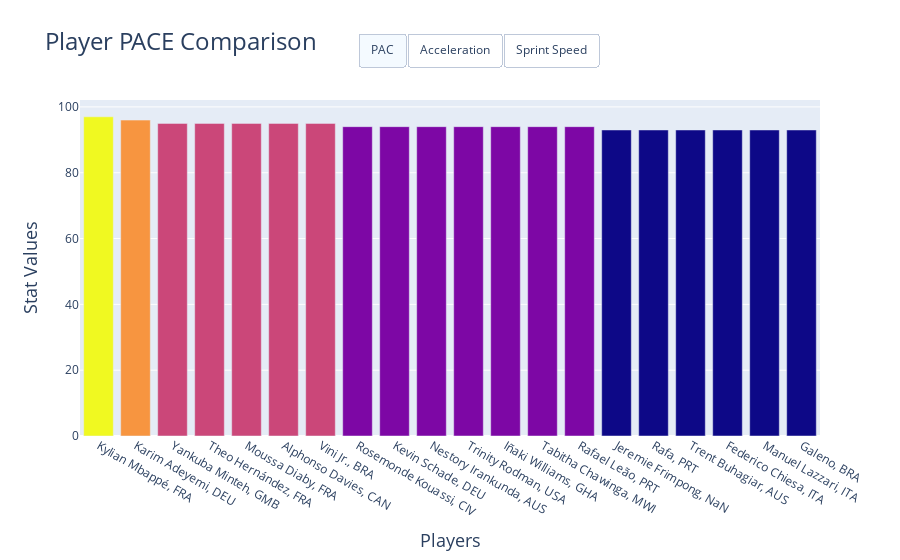

Notebook code cell kept with this figure:
### Code cell
fig = go.Figure()


fig.add_trace(
    go.Bar(
        x=speed_data['Label'],
        y=speed_data['PAC'],
        name="Player PAC",
        marker_color=speed_data['PAC'] 
    )
)
fig.update_layout(
    updatemenus=[
        dict(
            type="buttons",
            direction="right",
            x=0.7,
            y=1.2,
            showactive=True,
            buttons=list([
                dict(
                    label="PAC",
                    method="update",
                    args=[
                        {"y": [speed_data['PAC']]},
                        {"marker.color": [speed_data['PAC']]}  
                    ]
                ),
                dict(
                    label="Acceleration",
                    method="update",
                    args=[
                        {"y": [speed_data['Acceleration']]},
                        {"marker.color": [speed_data['Acceleration']]} 
                    ]
                ),
                dict(
                    label="Sprint Speed",
                    method="update",
                    args=[
                        {"y": [speed_data['Sprint Speed']]},
                        {"marker.color": [speed_data['Sprint Speed']]} 
                   ]
                )
            ])
        )
    ]
)

fig.update_layout(
    title="Player PACE Comparison",        
    xaxis_title="Players",                 
    yaxis_title="Stat Values",             
    title_font=dict(size=24),              
    xaxis=dict(title_font=dict(size=18)),  
    yaxis=dict(title_font=dict(size=18))   
)

# Show the figure
fig.show()

### Figure 1 — Plotly figure (JSON) as saved in the notebook; plotly's stock layout.template omitted (floating-point values rounded to 4 significant figures)
{"data": [{"marker": {"color": [97, 96, 95, 95, 95, 95, 95, 94, 94, 94, 94, 94, 94, 94, 93, 93, 93, 93, 93, 93]}, "name": "Player PAC", "type": "bar", "x": ["Kylian Mbappé, FRA", "Karim Adeyemi, DEU", "Yankuba Minteh, GMB", "Theo Hernández, FRA", "Moussa Diaby, FRA", "Alphonso Davies, CAN", "Vini Jr., BRA", "Rosemonde Kouassi, CIV", "Kevin Schade, DEU", "Nestory Irankunda, AUS", "Trinity Rodman, USA", "Iñaki Williams, GHA", "Tabitha Chawinga, MWI", "Rafael Leão, PRT", "Jeremie Frimpong, NaN", "Rafa, PRT", "Trent Buhagiar, AUS", "Federico Chiesa, ITA", "Manuel Lazzari, ITA", "Galeno, BRA"], "y": [97, 96, 95, 95, 95, 95, 95, 94, 94, 94, 94, 94, 94, 94, 93, 93, 93, 93, 93, 93]}], "layout": {"title": {"font": {"size": 24}, "text": "Player PACE Comparison"}, "updatemenus": [{"buttons": [{"args": [{"y": [[97, 96, 95, 95, 95, 95, 95, 94, 94, 94, 94, 94, 94, 94, 93, 93, 93, 93, 93, 93]]}, {"marker.color": [[97, 96, 95, 95, 95, 95, 95, 94, 94, 94, 94, 94, 94, 94, 93, 93, 93, 93, 93, 93]]}], "label": "PAC", "method": "update"}, {"args": [{"y": [[97, 96, 94, 95, 95, 96, 95, 94, 93, 95, 93, 93, 93, 94, 96, 94, 94, 92, 92, 92]]}, {"marker.color": [[97, 96, 94, 95, 95, 96, 95, 94, 93, 95, 93, 93, 93, 94, 96, 94, 94, 92, 92, 92]]}], "label": "Acceleration", "method": "update"}, {"args": [{"y": [[97, 96, 95, 95, 95, 95, 95, 94, 94, 94, 94, 94, 95, 94, 91, 93, 93, 93, 93, 94]]}, {"marker.color": [[97, 96, 95, 95, 95, 95, 95, 94, 94, 94, 94, 94, 95, 94, 91, 93, 93, 93, 93, 94]]}], "label": "Sprint Speed", "method": "update"}], "direction": "right", "showactive": true, "type": "buttons", "x": 0.7, "y": 1.2}], "xaxis": {"title": {"font": {"size": 18}, "text": "Players"}}, "yaxis": {"title": {"font": {"size": 18}, "text": "Stat Values"}}}}
